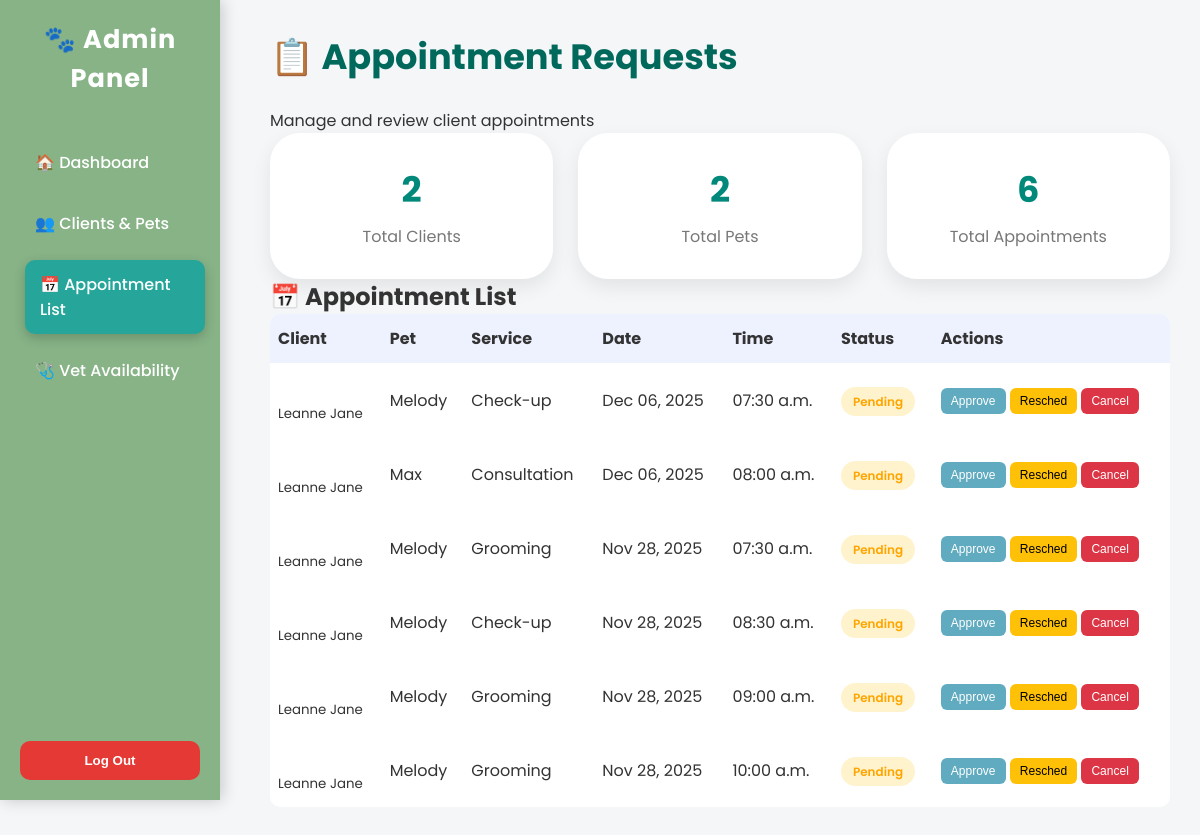
The page /appointment-list/ on the database as committed earlier.
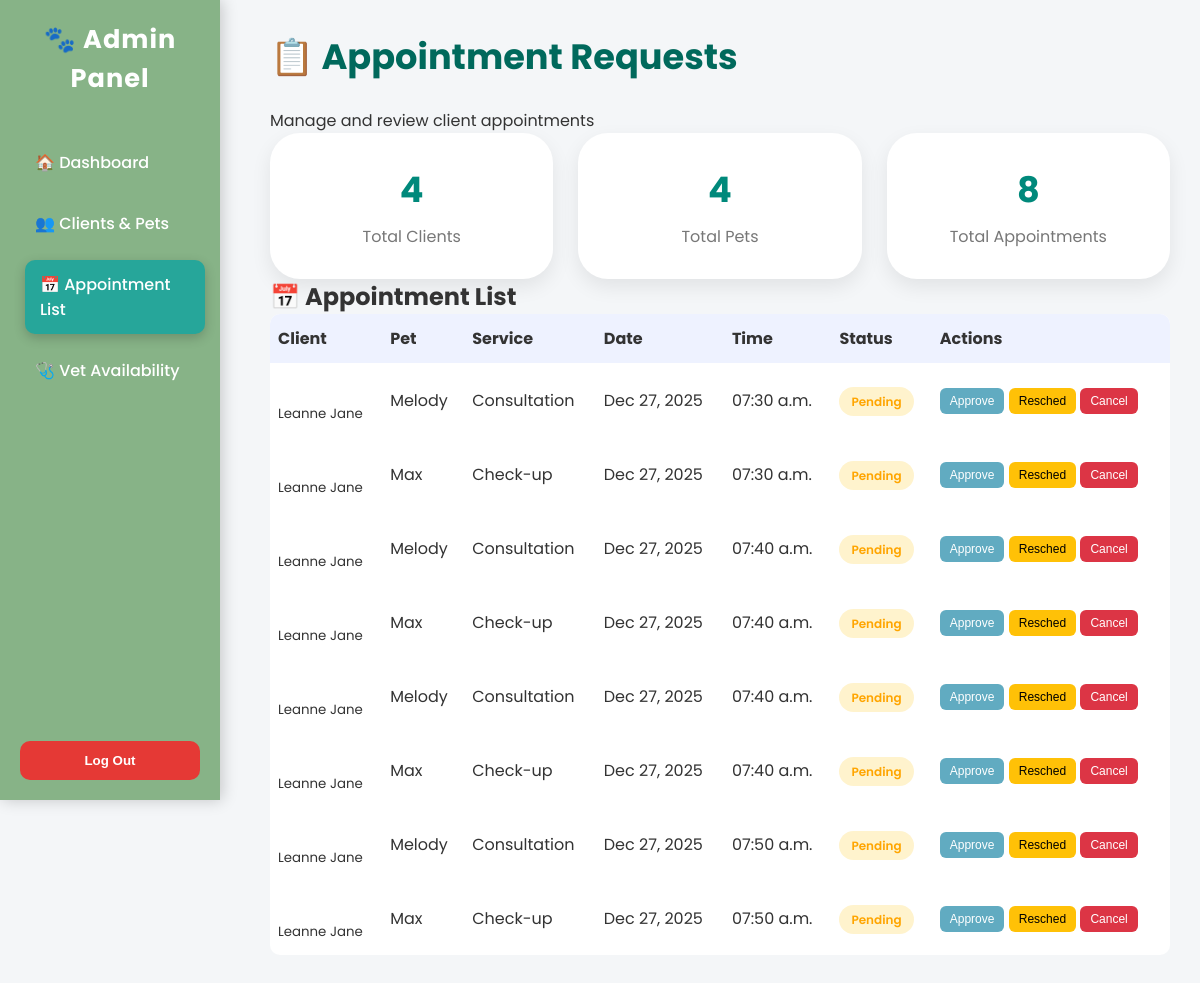
The same page on the database as committed later.
### main/models.py (models this page shows, shortened)
class Appointment(models.Model):
    APPOINTMENT_TYPES = [
        ('Vaccination', 'Vaccination'),
        ('Grooming', 'Grooming'),
        ('Check-up', 'Check-up'),
        ('Consultation', 'Consultation'),
    ]
    STATUS_CHOICES = [
        ('Pending', 'Pending'),
        ('Approved', 'Approved'),
        ('Rejected', 'Rejected'),
    ]
    PAYMENT_STATUS = [
        ('Unpaid', 'Unpaid'),
        ('Paid', 'Paid'),
    ]
    user = models.ForeignKey(User, on_delete=models.CASCADE)
    pet = models.ForeignKey(
        Pet,
        on_delete=models.SET_NULL,
        null=True,
        blank=True,
        related_name='appointments'
    )
    date = models.DateField()
    time = models.TimeField()
    appointment_type = models.CharField(
        max_length=20,
        choices=APPOINTMENT_TYPES
    )
    notes = models.TextField(blank=True)
    status = models.CharField(
        max_length=20,
        choices=STATUS_CHOICES,
        default='Pending'
    )
    payment_status = models.CharField(
        max_length=10,
        choices=PAYMENT_STATUS,
        default='Unpaid'
    )
    created_at = models.DateTimeField(auto_now_add=True)
    class Meta:
        ordering = ['date', 'time']

class Pet(models.Model):
    owner = models.ForeignKey(User, on_delete=models.CASCADE)
    name = models.CharField(max_length=100)
    species = models.CharField(max_length=50)
    breed = models.CharField(max_length=100, blank=True, null=True)
    gender = models.CharField(max_length=10)
    color = models.CharField(max_length=50, blank=True, null=True)
    birthday = models.DateField(blank=True, null=True)
    age = models.PositiveIntegerField(default=0)
    weight = models.DecimalField(max_digits=5, decimal_places=2, blank=True, null=True)
    image = models.ImageField(upload_to='pets/', blank=True, null=True)
    is_active = models.BooleanField(default=True)  # Soft-delete flag

### main/views.py (the view)
# urls.py: path('appointment-list/', views.appointment_list, name='appointment_list'),
def appointment_list(request):
    appointments = Appointment.objects.select_related('user', 'pet').all().order_by('-date', 'time')
    total_users = User.objects.filter(is_staff=False).count()
    total_pets = Pet.objects.count()
    total_appointments = appointments.count()
    context = {
        'appointments': appointments,
        'total_users': total_users,
        'total_pets': total_pets,
        'total_appointments': total_appointments
    }
    return render(request, 'admin/appointment_list.html', context)

### main/templates/admin/appointment_list.html (shortened to what this page needs)
{% load static %}
<!DOCTYPE html>
<html lang="en">
<head>
    <link rel="stylesheet" href="{% static 'css/admin/admin_dashboard.css' %}">
    <link rel="stylesheet" href="{% static 'css/admin/appointment_list.css' %}">
</head>
<body>
<div class="sidebar">
    <div>
        <h2>🐾 Admin Panel</h2>
        <div class="nav-links">
            <a href="{% url 'admin_dashboard' %}">🏠 Dashboard</a>
            <a href="{% url 'clients_pets' %}">👥 Clients & Pets</a>
            <a href="{% url 'appointment_list' %}" class="active">📅 Appointment List</a>
            <a href="{% url 'vet_availability_admin' %}">🩺 Vet Availability</a>
        </div>
    </div>
    <form action="{% url 'logout' %}" method="post">
        <button type="submit" class="logout-btn">Log Out</button>
    </form>
</div>
<div class="main-content">
    <div class="dashboard-header">
        <h1>📋 Appointment Requests</h1>
        <p>Manage and review client appointments</p>
    </div>
    <div class="card-container">
        <div class="card">
            <h2>{{ total_users }}</h2>
            <p>Total Clients</p>
        </div>
        <div class="card">
            <h2>{{ total_pets }}</h2>
            <p>Total Pets</p>
        </div>
        <div class="card">
            <h2>{{ total_appointments }}</h2>
            <p>Total Appointments</p>
        </div>
    </div>
    <div class="table-container">
        <h2>📅 Appointment List</h2>
        <table class="data-table">
            <thead>
                <tr>
                    <th>Client</th>
                    <th>Pet</th>
                    <th>Service</th>
                    <th>Date</th>
                    <th>Time</th>
                    <th>Status</th>
                    <th>Actions</th>
                </tr>
            </thead>
            <tbody>
            {% for a in appointments %}
                <tr>
                    <td>
                        <strong>{{ a.user.first_name }} {{ a.user.last_name }}</strong><br>
                        <small>{{ a.user.username }}</small>
                    </td>
                    <td>{{ a.pet.name }}</td>
                    <td>{{ a.appointment_type }}</td>
                    <td>{{ a.date|date:"M d, Y" }}</td>
                    <td>{{ a.time|time:"h:i a" }}</td>
                    <td>
                        <span class="status {{ a.status|lower }}">
                            {{ a.status }}
                        </span>
                    </td>
                    <td class="action-buttons">
                        <button class="btn approve"
                                onclick="confirmAction('approve', {{ a.id }})"
                                {% if a.status != 'Pending' %}disabled{% endif %}>
                            Approve
                        </button>
                        <button class="btn resched"
                                onclick="openReschedule({{ a.id }})"
                                {% if a.status == 'Cancelled' %}disabled{% endif %}>
                            Resched
                        </button>
                        <button class="btn cancel"
                                onclick="confirmAction('cancel', {{ a.id }})"
                                {% if a.status == 'Cancelled' %}disabled{% endif %}>
                            Cancel
                        </button>
                    </td>
                </tr>
            {% empty %}
                <tr>
                    <td colspan="7" style="text-align:center;">
                        No appointment requests found.
                    </td>
                </tr>
            {% endfor %}
            </tbody>
        </table>
    </div>
</div>
</body>
</html>

### main/static/css/admin/admin_dashboard.css (style rules this page uses)
:root { --primary: #00897b; --secondary: #26a69a; --dark: #00695c; --light: #f4f6f9; --white: #fff; --danger: #e53935; }
* { box-sizing: border-box; margin: 0; padding: 0; }
body { font-family: 'Poppins', sans-serif; background: var(--light); color: #333; }
.sidebar { width: 260px; height: 100vh; position: fixed; display: flex; flex-direction: column; justify-content: space-between; padding: 25px 20px; background: linear-gradient(180deg, var(--dark), var(--primary)); color: var(--white); box-shadow: 2px 0 15px rgba(0,0,0,0.2); }
.sidebar h2 { text-align: center; font-size: 1.6rem; font-weight: 700; margin-bottom: 40px; letter-spacing: 1px; }
.nav-links a { display: flex; align-items: center; padding: 12px 15px; margin-bottom: 12px; border-radius: 10px; color: var(--white); font-weight: 500; text-decoration: none; transition: all 0.3s ease; }
.nav-links a:hover, .nav-links a.active { background: var(--secondary); transform: translateX(5px); box-shadow: 0 4px 12px rgba(0,0,0,0.2); }
.logout-btn { width: 100%; padding: 12px; border: none; border-radius: 10px; background: var(--danger); color: var(--white); font-weight: 600; cursor: pointer; transition: 0.3s; }
.main-content { margin-left: 280px; padding: 40px; }
.dashboard-header h1 { font-size: 2.2rem; font-weight: 700; color: var(--dark); margin-bottom: 25px; }
.card-container { display: grid; grid-template-columns: repeat(auto-fit, minmax(220px, 1fr)); gap: 25px; }
.card { background: var(--white); padding: 30px; text-align: center; border-radius: 30px; box-shadow: 0 8px 20px rgba(0,0,0,0.08); transition: all 0.3s ease; }
.card h2 { font-size: 2.2rem; color: var(--primary); margin-bottom: 8px; }
.card p { color: #777; font-size: 1rem; }

### main/static/css/admin/appointment_list.css (style rules this page uses)
body { font-family: 'Poppins', sans-serif; background: #f4f6f8; margin: 0; }
.sidebar { width: 220px; height: 100vh; background: rgb(135, 179, 135); color: white; padding: 20px; position: fixed; }
.sidebar a { display: block; color: white; text-decoration: none; margin: 12px 0; }
.main-content { margin-left: 240px; padding: 30px; }
table { width: 100%; background: white; border-radius: 10px; border-collapse: collapse; overflow: hidden; }
th, td { padding: 14px; text-align: left; }
thead { background: #eef2ff; }
.status { padding: 6px 12px; border-radius: 20px; font-size: 12px; font-weight: 600; }
.status.pending { background: #fff3cd; }
.btn { padding: 6px 10px; border: none; border-radius: 6px; font-size: 12px; cursor: pointer; }
.approve { background: #61abc1; color: white; }
.cancel { background: #dc3545; color: white; }
.resched { background: #ffc107; }

### main/templates/admin/appointment_list.html (style rules this page uses)
.data-table th, .data-table td { padding: 12px 8px; text-align: left; }
.status.pending { color: orange; }

Rows that differ between the two databases and show on the page:
changed Appointment (number 1 of 8 on the later page): appointment_type "Grooming" → "Consultation"; date "Nov 28, 2025" → "Dec 27, 2025"
changed Appointment (number 2 of 8 on the later page): pet.name "Melody" → "Max"; date "Nov 28, 2025" → "Dec 27, 2025"; time "08:30 a.m." → "07:30 a.m."
changed Appointment (number 3 of 8 on the later page): appointment_type "Grooming" → "Consultation"; date "Nov 28, 2025" → "Dec 27, 2025"; time "09:00 a.m." → "07:40 a.m."
changed Appointment (number 4 of 8 on the later page): pet.name "Melody" → "Max"; appointment_type "Grooming" → "Check-up"; date "Nov 28, 2025" → "Dec 27, 2025"; time "10:00 a.m." → "07:40 a.m."
changed Appointment (number 5 of 8 on the later page): appointment_type "Check-up" → "Consultation"; date "Dec 06, 2025" → "Dec 27, 2025"; time "07:30 a.m." → "07:40 a.m."; moves down the list
changed Appointment (number 6 of 8 on the later page): appointment_type "Consultation" → "Check-up"; date "Dec 06, 2025" → "Dec 27, 2025"; time "08:00 a.m." → "07:40 a.m."; moves down the list
added Appointment: user.username "Leanne Jane", pet.name "Melody", appointment_type "Consultation", date "Dec 27, 2025", time "07:50 a.m.", status "Pending"
added Appointment: user.username "Leanne Jane", pet.name "Max", appointment_type "Check-up", date "Dec 27, 2025", time "07:50 a.m.", status "Pending"
Other text that changed with them:
{{ total_users }}: "2" → "4"
{{ total_pets }}: "2" → "4"
{{ total_appointments }}: "6" → "8"
